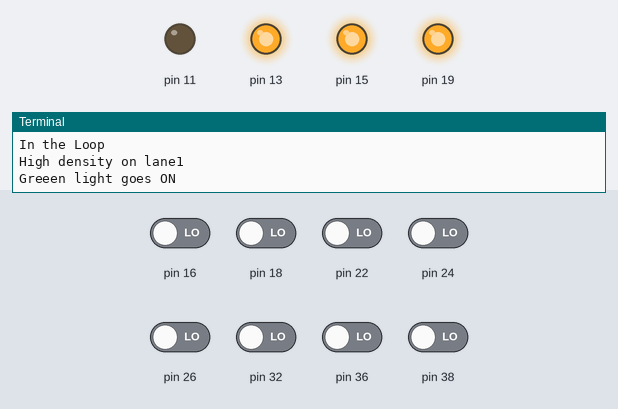
Recording of a program running on a simulated Raspberry Pi (header pin numbers). Shown: output pins drawn as LEDs (lit = HIGH), the last lines printed to the terminal. Inputs (shaded band) come from the test bench; at power-on: pin 16, pin 18, pin 22, pin 24, pin 26, pin 32, pin 36, pin 38 LOW.

Above: at 0.1 s.
At 18.1 s:
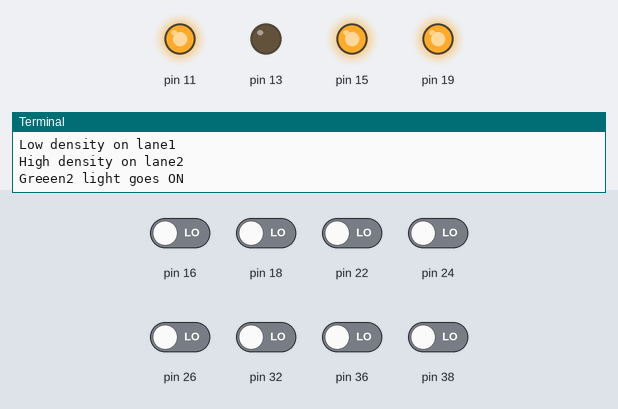
At 35.1 s:
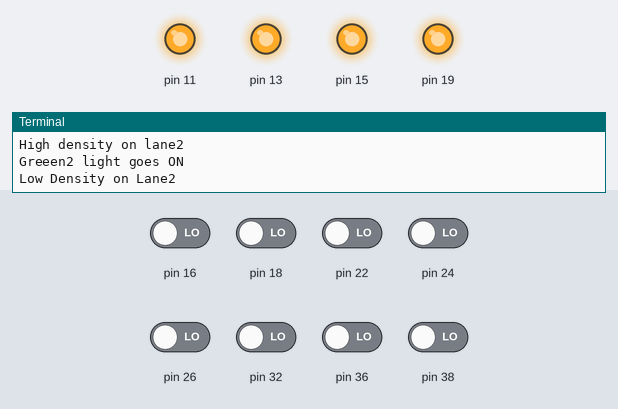
At 37.1 s:
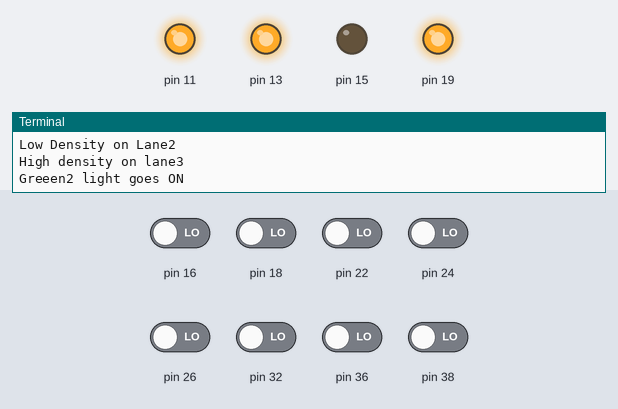
Timing chart, 0 to 38.6 s (numbered marks = the images above):
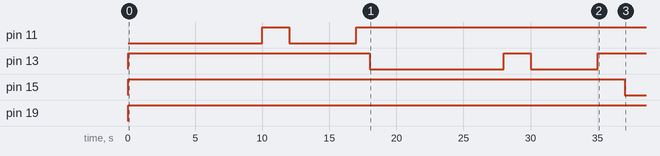

Measured:
- by itself, pin 11: LOW → HIGH at 10.0 s, → LOW 2.0 s later, → HIGH 5.0 s later
- by itself, pin 13: HIGH → LOW at 18.0 s, → HIGH 10.0 s later, → LOW 2.0 s later, → HIGH 5.0 s later
- by itself, pin 15: HIGH → LOW at 37.0 s

The program:

FullTrafSys.py
```python
import RPi.GPIO as GPIO
import time
import signal

#Hardware setup
GPIO.setwarnings(False)
GPIO.setmode(GPIO.BOARD)
GPIO.setup(11,GPIO.OUT) #power to Q1
GPIO.setup(13,GPIO.OUT) #power to Q2
GPIO.setup(15,GPIO.OUT) #power to Q3
GPIO.setup(19,GPIO.OUT) #power to Q4
GPIO.output(11,True) #light red
GPIO.output(13,True) #light red
GPIO.output(15,True) #light red
GPIO.output(19,True) #light red
GPIO.setup(16,GPIO.IN,pull_up_down=GPIO.PUD_DOWN) #input from sensor I1
GPIO.setup(18,GPIO.IN,pull_up_down=GPIO.PUD_DOWN) #INPUT FROM SENSOR I2
GPIO.setup(22,GPIO.IN,pull_up_down=GPIO.PUD_DOWN) #input from sensor I3
GPIO.setup(24,GPIO.IN,pull_up_down=GPIO.PUD_DOWN) #input from sensor I4
GPIO.setup(26,GPIO.IN,pull_up_down=GPIO.PUD_DOWN) #input from sensor I5
GPIO.setup(32,GPIO.IN,pull_up_down=GPIO.PUD_DOWN) #input from sensor I6
GPIO.setup(36,GPIO.IN,pull_up_down=GPIO.PUD_DOWN) #input from sensor I7
GPIO.setup(38,GPIO.IN,pull_up_down=GPIO.PUD_DOWN) #input from sensor I8

def allLightsOff(signal,frame):
    GPIO.output(11,True)
    GPIO.output(13,True)
    GPIO.cleanup()
    sys.exit(0)
signal.signal(signal.SIGINT,allLightsOff)


try:
    while True :
        print("In the Loop")

    #For first GREEN light
        if GPIO.input(16): #Because the optocoupolers use negative logic,1 means low density
            print("No Traffic")
            GPIO.output(11,True)
        else:
            print("High density on lane1")
            GPIO.output(11,False)
            print("Greeen light goes ON")
            time.sleep(10)
            GPIO.output(11,True)
            time.sleep(2)
            #print("Greeen light goes on")
        if GPIO.input(18) == 0:
            print("Low density on lane1")
            GPIO.output(11,False)
            time.sleep(5)
            GPIO.output(11,True)
            time.sleep(1)
        else:
            GPIO.output(11,True)

        #For Second GREEN light
        if GPIO.input(22):
            print("No Traffic")
            GPIO.output(13,True)
        else:
            print("High density on lane2")
            GPIO.output(13,False)
            print("Greeen2 light goes ON")
            time.sleep(10)
            GPIO.output(13,True)
            time.sleep(2)
        if GPIO.input(24) == 0:
            print("Low Density on Lane2")
            GPIO.output(13,False)
            time.sleep(5)
            GPIO.output(13,True)
            time.sleep(2)
        else:
            GPIO.output(13,True)

        #for third GREEN Light
        if GPIO.input(26):
            print("No Traffic")
            GPIO.output(15,True)
        else:
            print("High density on lane3")
            GPIO.output(15,False)
            print("Greeen2 light goes ON")
            time.sleep(10)
            GPIO.output(15,True)
            time.sleep(2)
        if GPIO.input(32) == 0:
            print("Low Density on Lane3")
            GPIO.output(15,False)
            time.sleep(5)
            GPIO.output(15,True)
            time.sleep(2)
        else:
            GPIO.output(15,True)

        #for Fourth Green Light#
        if GPIO.input(36):
            print("No Traffic")
            GPIO.output(19,True)
        else:
            print("High density on lane4")
            GPIO.output(19,False)
            print("Greeen2 light goes ON")
            time.sleep(10)
            GPIO.output(19,True)
            time.sleep(2)
        if GPIO.input(38) == 0:
            print("Low Density on Lane4")
            GPIO.output(19,False)
            time.sleep(5)
            GPIO.output(19,True)
            time.sleep(2)
        else:
            GPIO.output(19,True)


        GPIO.input(16)
        GPIO.input(18)
        GPIO.input(22)
        GPIO.input(24)
        GPIO.input(26)
        GPIO.input(32)
        GPIO.input(36)
        GPIO.input(38)


finally:
    print("End of program")
    GPIO.cleanup()
```
